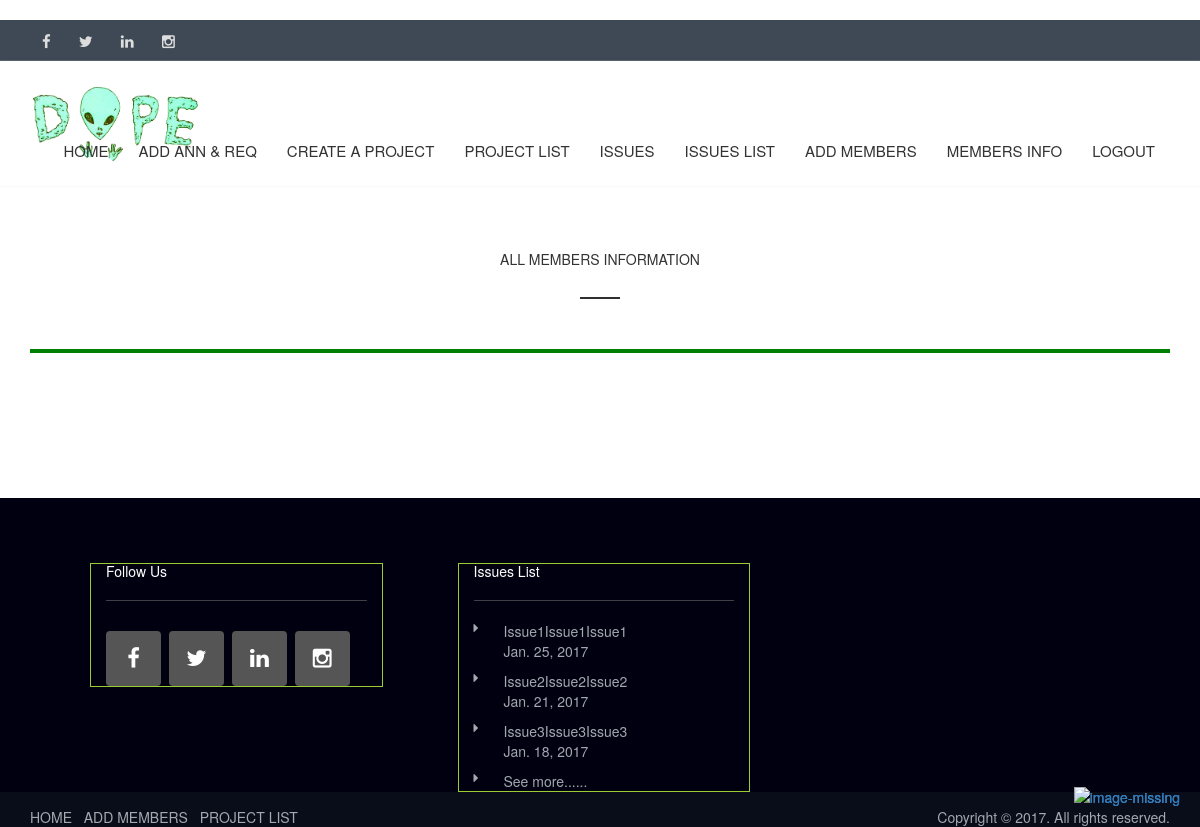
The app's page /myapp/profiles/ (signed in), older data.
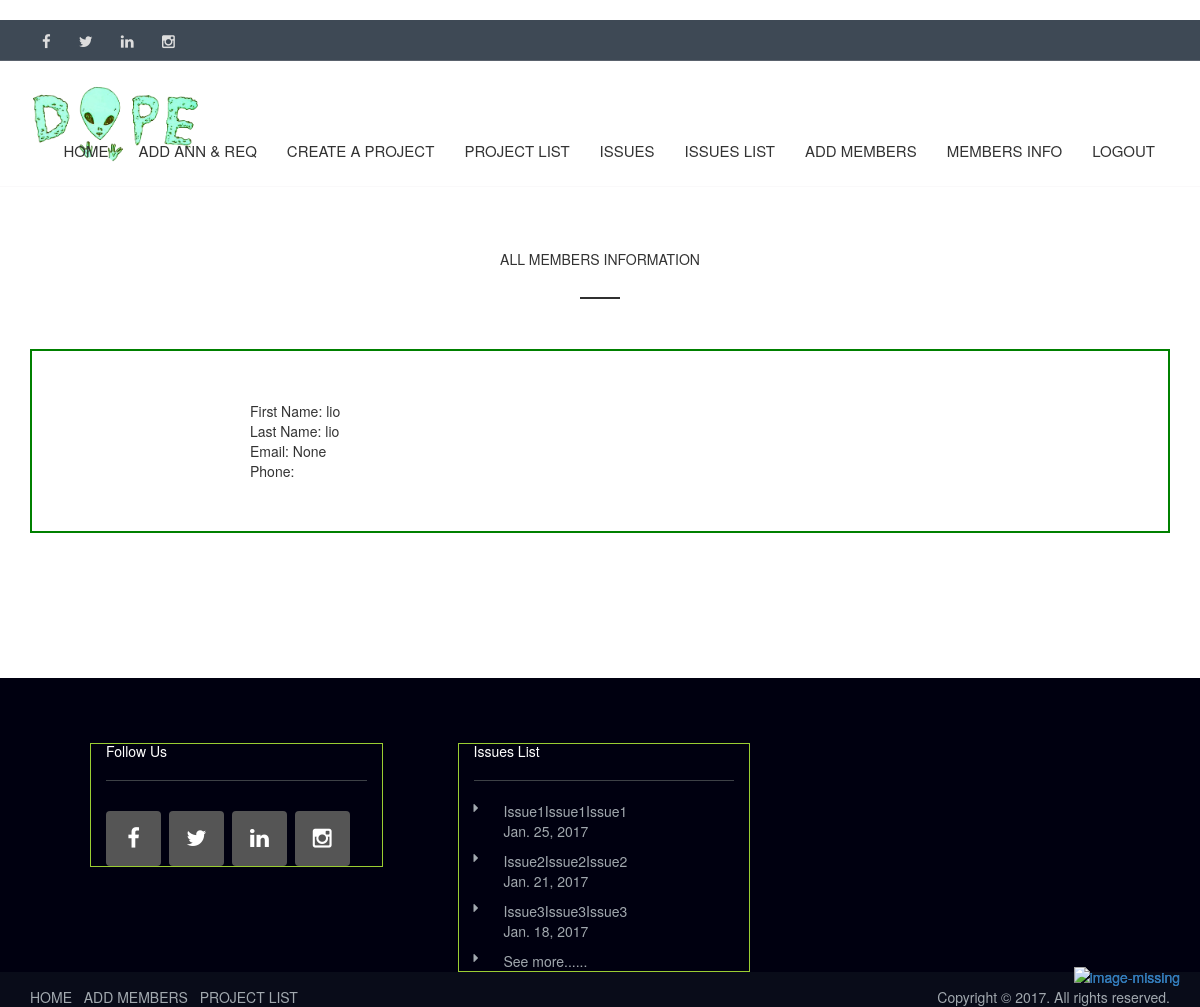
The same page, newer data.
### myapp/models.py (models this page shows, shortened)
class Member(models.Model):
    project_no = models.IntegerField()
    first_name = models.CharField(max_length=20)
    last_name = models.CharField(max_length=20)
    email = models.CharField(max_length=50,null=True,blank=True)

### myapp/views.py (the view)
def Profiles(request):
    if request.user.username == 'mica':
        Profiles = Member.objects.all()[:10]
    else:
        P_no = Member.objects.filter(first_name=request.user.username).values_list('project_no')
        Profiles = Member.objects.filter(project_no=P_no)
    return render(request, 'management/profiles.html',{'Profiles': Profiles})

### myapp/templates/management/profiles.html (shortened to what this page needs)
﻿{% extends 'management/base.html' %}
{% block body_block %}
		<section class="contact_page">
			<div class="container">
				<div class="row">
					<div class="col-sm-6 col-sm-offset-3 m-t-50">
						<h1 class="underline heading">ALL MEMBERS INFORMATION </h1>
					</div>
				</div>
			</div>
		</section>
        <div class="container">
                <div class="container1">
                     <ul>
                    {% for members in Profiles %}
                        <div class="container2" >
                        <li>First Name:  {{ members.first_name}}  </li>
                        <li>Last Name:  {{ members.last_name }}</li>
                        <li>Email:  {{ members.email }}</li>
                        <li>Phone:  {{ members.phone }}</li>
                        </div>
                    {% endfor %}
                     </ul>
                </div>
                <a href="#" id="return-to-top"><img src="../../static/myapp/images/backto.png" alt="image-missing"></a>
            </div>
			<a href="#" id="return-to-top"><img src="../../static/myapp/images/backto.png" alt="image-missing"></a>
	{% endblock %}

Row changes from the older to the newer data that the page shows:
added Member: first_name "lio", last_name "lio", email "None"
